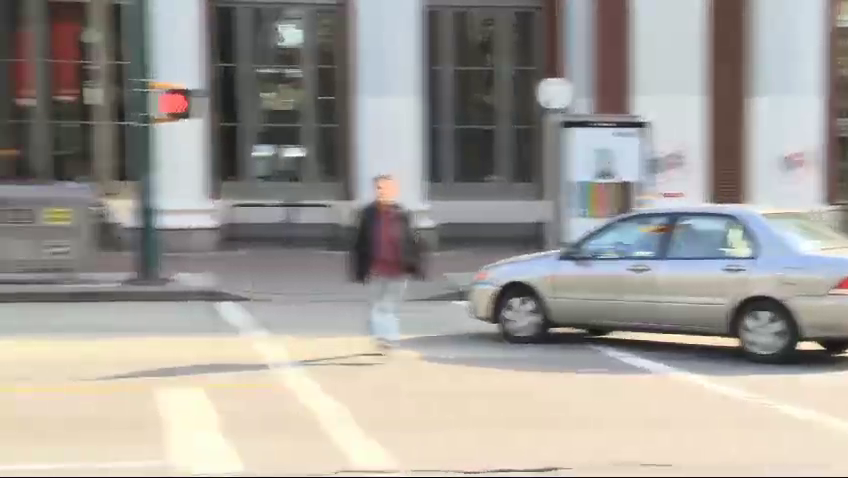
#> input picture frame 13 of ASMA ABID (COMPUTER VISION)/video1.mp4, 848 x 478 px
$ python Flipping.py
#> lines starting #> are read from the running program, lines starting #| are printed output that depends on the picture
import cv2
cap = cv2.VideoCapture('Task6/video1.mp4')
while True:
    ret, frame = cap.read()
#> frame is the input picture: shape (478, 848, 3); mean B, G, R 152, 157.5, 161.6
    if not ret:
        break
    flip_horizontal = cv2.flip(frame, 1)
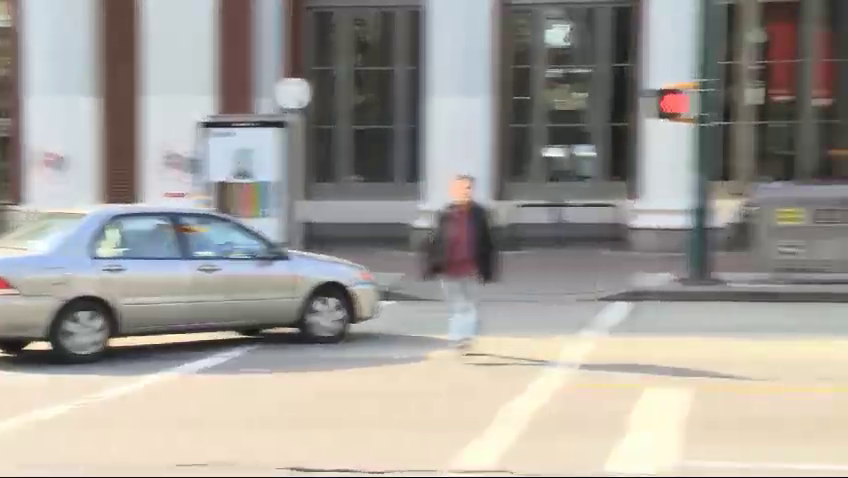
#> flip_horizontal: shape (478, 848, 3); mean B, G, R 152, 157.5, 161.6
    flip_vertical = cv2.flip(frame, 0)
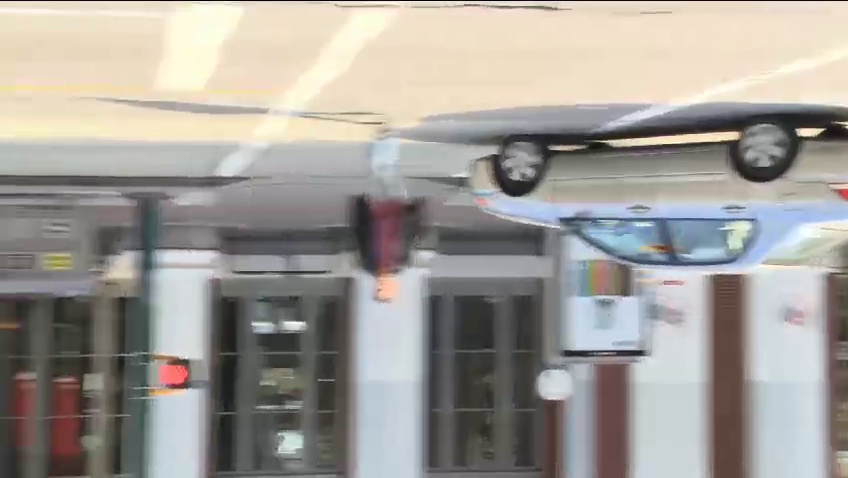
#> flip_vertical: shape (478, 848, 3); mean B, G, R 152, 157.5, 161.6
    flip_both = cv2.flip(frame, -1)
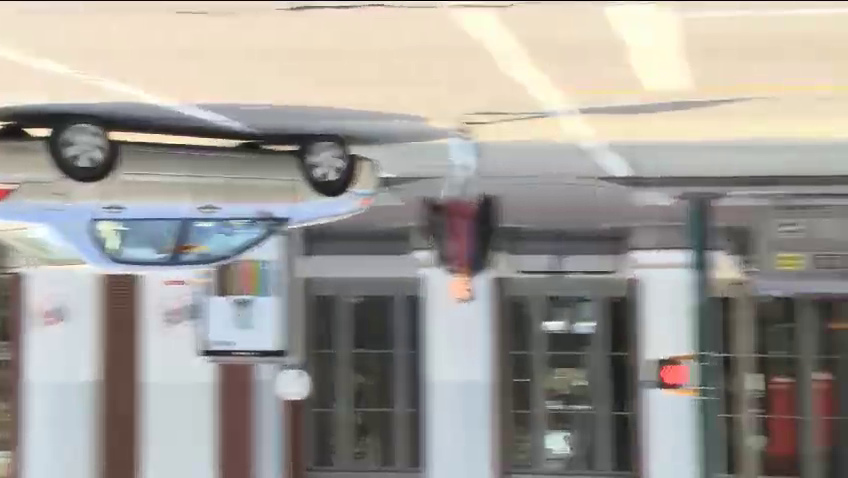
#> flip_both: shape (478, 848, 3); mean B, G, R 152, 157.5, 161.6
    cv2.imshow('Flipped Horizontal', flip_horizontal)
    cv2.imshow('Flipped Vertical', flip_vertical)
    cv2.imshow('Flipped Both', flip_both)
    if cv2.waitKey(1) & 0xFF == ord('q'):
#> (key q is pressed here)
        break
cap.release()
cv2.destroyAllWindows()

$ run again, starting later in the video
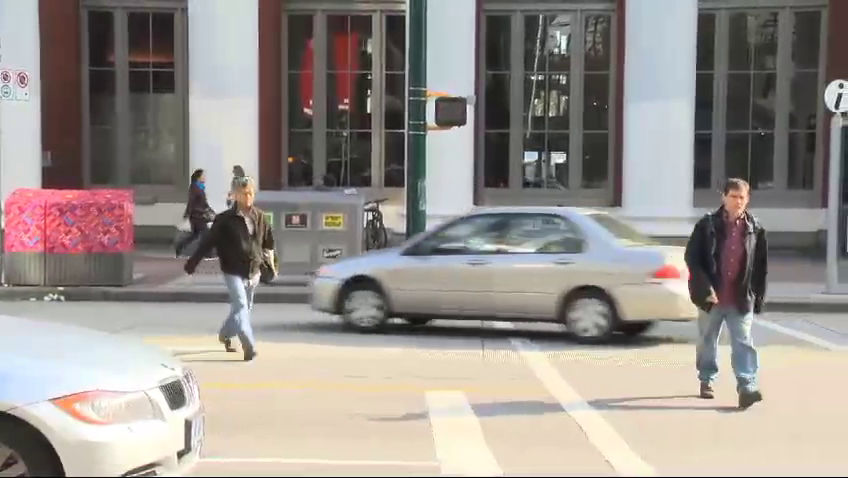
#> input picture frame 59 of ASMA ABID (COMPUTER VISION)/video1.mp4, 848 x 478 px
#> frame is the input picture: shape (478, 848, 3); mean B, G, R 140.4, 145.3, 152.2
#> `flip_vertical = cv2.flip(frame, 0)`:
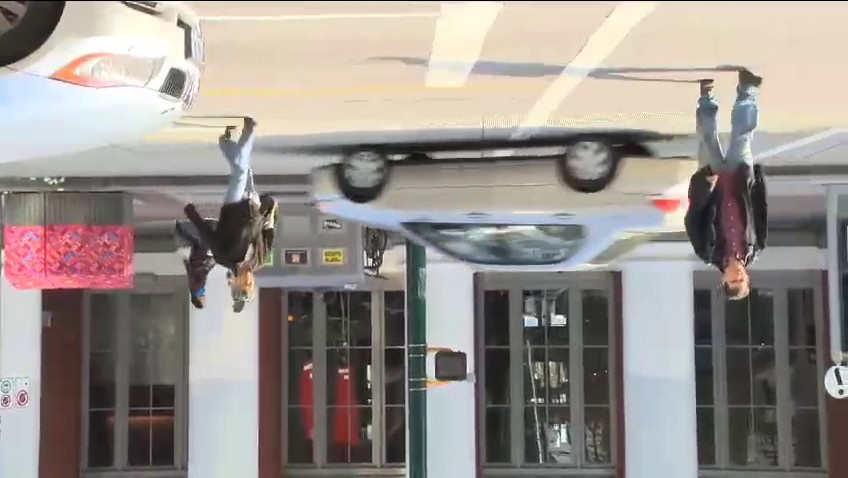
#> flip_vertical: shape (478, 848, 3); mean B, G, R 140.4, 145.3, 152.2
#> `flip_both = cv2.flip(frame, -1)`:
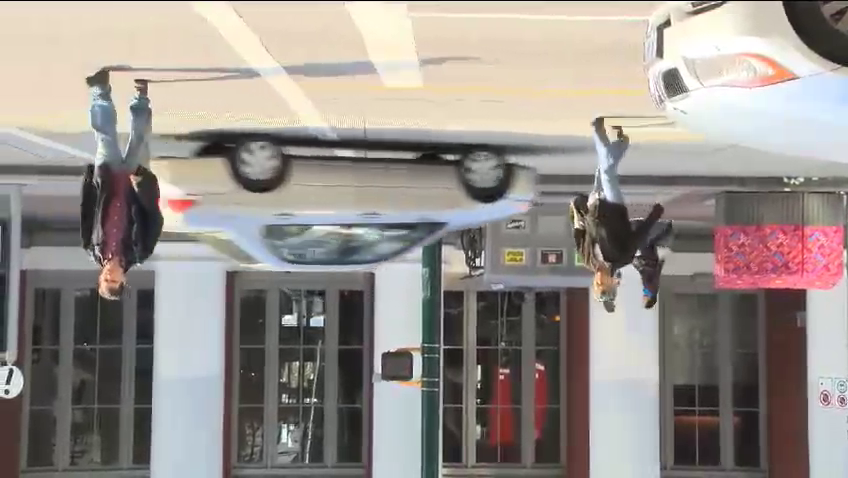
#> flip_both: shape (478, 848, 3); mean B, G, R 140.4, 145.3, 152.2

$ run again, starting later in the video
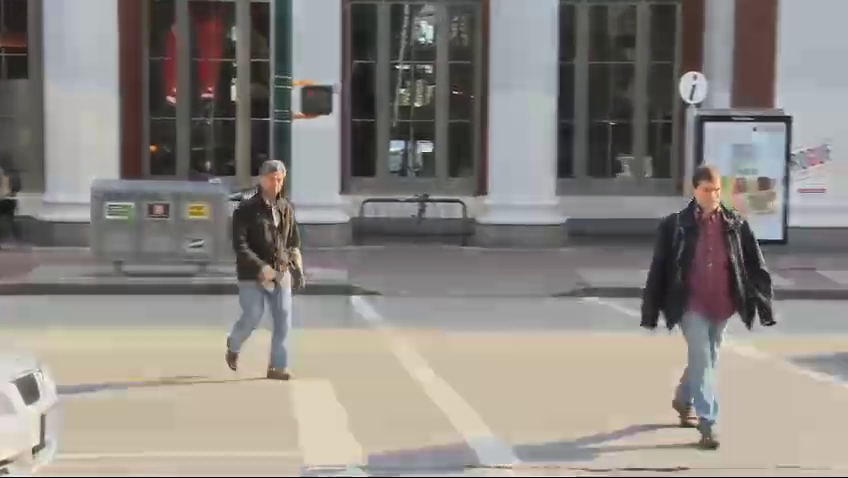
#> input picture frame 106 of ASMA ABID (COMPUTER VISION)/video1.mp4, 848 x 478 px
#> frame is the input picture: shape (478, 848, 3); mean B, G, R 129.2, 134.5, 139.1
#> `flip_vertical = cv2.flip(frame, 0)`:
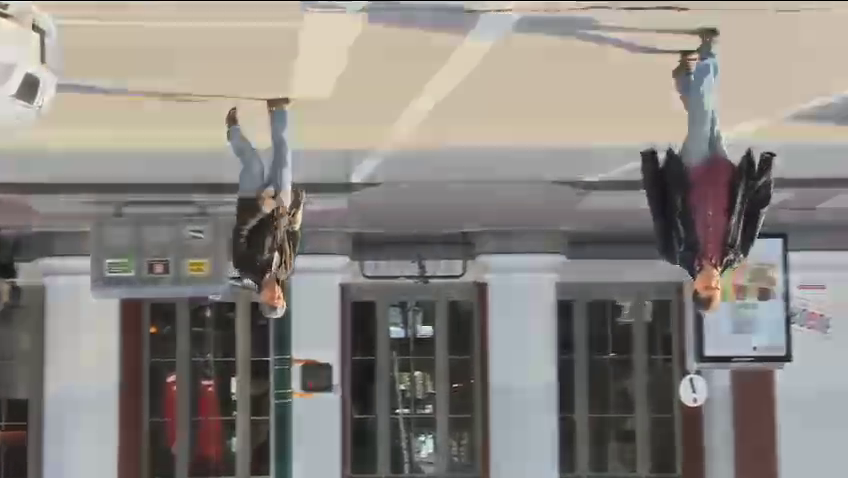
#> flip_vertical: shape (478, 848, 3); mean B, G, R 129.2, 134.5, 139.1
#> `flip_both = cv2.flip(frame, -1)`:
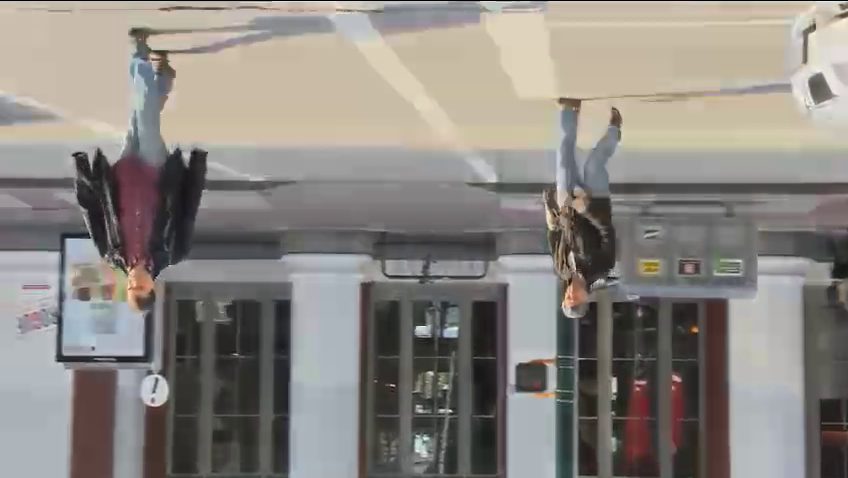
#> flip_both: shape (478, 848, 3); mean B, G, R 129.2, 134.5, 139.1
